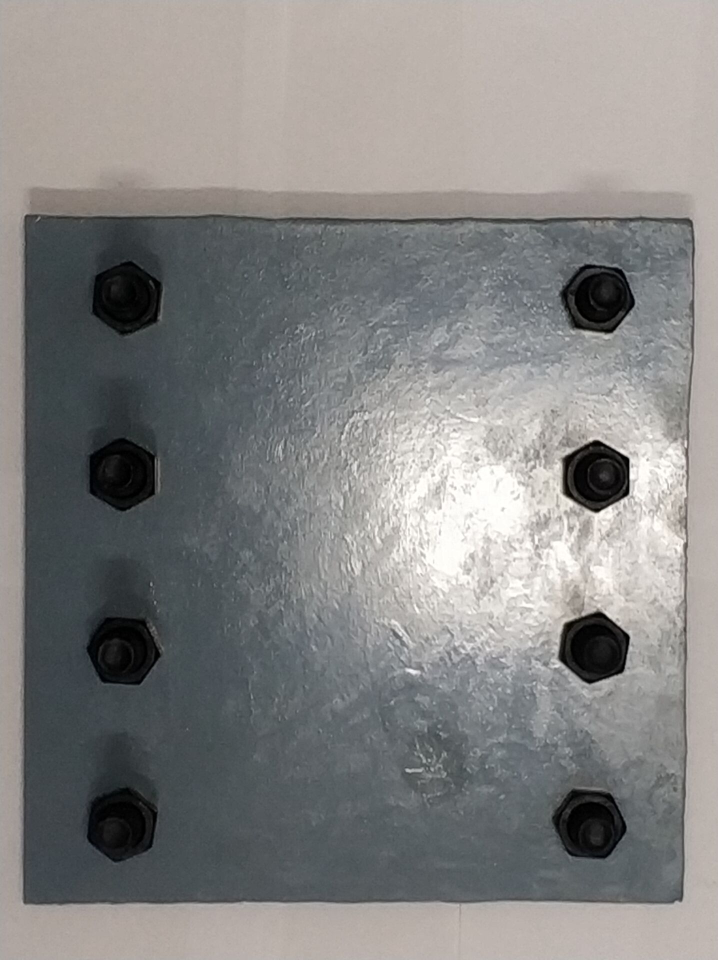
%> input picture code-eig/pic1/1.jpg, 1436 x 1920 px (shown at 1/2 size); its folder holds 2 pictures in this run
$ octave main_modified6.m   (GNU Octave 9; MATLAB toolbox functions it lacks are replaced by stand-ins)
%> lines starting %> are read from the running program, lines starting %| are printed output that depends on the picture; in (x1, y1, x2, y2) boxes, pixels count from 0 and x2, y2 are one past the last pixel; in counts of white or black regions, pixels touching at a corner belong together; the program's own positions count from 1
### code-eig/fun_2.m
function f=fun_2(x,varargin)
%% 图像进行去高光，降噪，锐化
%% x为输入的灰度图，varargin：不输入默认只去高光
f= 2.6136.*(x.^4)-4.034.*(x.^3)+1.1065.*(x.^2)+1.10105.*x -0.0053706;
%f = imadjust(f,[0,0.25],[0,1],0.6); %magnify the contrast
if nargin ==1
    f = f;
elseif nargin ==2
    if varargin{1} ==1  %采用线性平均滤波1
        h = ones(3,3)/5;
        h(1,1)=0; h(1,3)=0; h(3,1)=0; h(1,3)=0;
        f = conv2(f,h);
    end
    if varargin{1} ==2  %采用线性平均滤波2
        h = ones(3,3)/9;
        f = conv2(f,h);
    end
    if varargin{1} ==3  %采用中值滤波
        f = medfilt2(f);
    end
    if varargin{1} ==4  %采用wiener滤波
        f = wiener2(f,[10,10]);
    end
    if varargin{1} ==5  %采用拉普拉斯锐化
        h = [0,1,0;1,-4,1;0,1,0];
        f_lap = conv2(f,h,'same');
        f = f-f_lap;
    end
end

### code-eig/GetBwImg.m
function bw=GetBwImg(img,thr,id,selen)
%% 获取二值图像
if id==1
    img_bw=im2bw(img,thr);  %thr越小黑色元素越少
    img_bw=~img_bw;  %获得反相图片
    se=strel('octagon',selen);  %用于膨胀腐蚀操作，卷积核的形状和大小
    %膨胀是去除高亮度元素（如白色），增加低亮度元素（如黑色）
    %膨胀是去除低亮度元素（如黑色），增加高亮度元素（如白色）
    %腐蚀膨胀运算主要用于去除噪点，但会损失图片清晰度
    %SE = strel('octagon',r) creates a octagonal structuring element,
    %where r specifies the distance from the structuring element origin to
    %the sides of the octagon, as measured along the horizontal and vertical axes.
    %r must be a nonnegative multiple of 3.
    img_bw=imclose(img_bw,se);  %进行闭运算（先膨胀后腐蚀）一般经常进行开闭运算
    bw=imfill(img_bw,'holes');  %填充二值图像中的空洞区域
else
    img_bw=im2bw(img,thr);      %少了图像反相的过程
    se=strel('octagon',selen);
    img_bw=imclose(img_bw,se);
    bw=imfill(img_bw,'holes');
end

### code-eig/boundaries.m
function B = boundaries(BW, conn, dir)
%BOUNDARIES Trace object boundaries.
%   B = BOUNDARIES(BW) traces the exterior boundaries of objects in
%   the binary image BW.  B is a P-by-1 cell array, where P is the
%   number of objects in the image. Each cell contains a Q-by-2
%   matrix, each row of which contains the row and column coordinates
%   of a boundary pixel.  Q is the number of boundary pixels for the
%   corresponding object.  Object boundaries are traced in the
%   clockwise direction.
%
%   B = BOUNDARIES(BW, CONN) specifies the connectivity to use when
%   tracing boundaries.  CONN may be either 8 or 4.  The default
%   value for CONN is 8.
%
%   B = BOUNDARIES(BW, CONN, DIR) specifies the direction used for
%   tracing boundaries.  DIR should be either 'cw' (trace boundaries
%   clockwise) or 'ccw' (trace boundaries counterclockwise).  If DIR
%   is omitted BOUNDARIES traces in the clockwise direction.

%   Copyright 2002-2004 R. C. Gonzalez, R. E. Woods, & S. L. Eddins
%   Digital Image Processing Using MATLAB, Prentice-Hall, 2004
%   $Revision: 1.6 $  $Date: 2003/11/21 14:22:07 $

if nargin < 3
   dir = 'cw';
end

if nargin < 2
   conn = 8;
end

L = bwlabel(BW, conn);

% The number of objects is the maximum value of L.  Initialize the
% cell array B so that each cell initially contains a 0-by-2 matrix.
numObjects = max(L(:));
if numObjects > 0
   B = {zeros(0, 2)};
   B = repmat(B, numObjects, 1);
else
   B = {};
end

% Pad label matrix with zeros.  This lets us write the
% boundary-following loop without worrying about going off the edge
% of the image.
Lp = padarray(L, [1 1], 0, 'both');

% Compute the linear indexing offsets to take us from a pixel to its
% neighbors.
M = size(Lp, 1);
if conn == 8
   % Order is N NE E SE S SW W NW.
   offsets = [-1, M - 1, M, M + 1, 1, -M + 1, -M, -M-1];
else
   % Order is N E S W.
   offsets = [-1, M, 1, -M];
end

% next_search_direction_lut is a lookup table.  Given the direction
% from pixel k to pixel k+1, what is the direction to start with when
% examining the neighborhood of pixel k+1?
if conn == 8
   next_search_direction_lut = [8 8 2 2 4 4 6 6];
else
   next_search_direction_lut = [4 1 2 3];
end

% next_direction_lut is a lookup table.  Given that we just looked at
% neighbor in a given direction, which neighbor do we look at next?
if conn == 8
   next_direction_lut = [2 3 4 5 6 7 8 1];
else
   next_direction_lut = [2 3 4 1];
end

% Values used for marking the starting and boundary pixels.
START    = -1;
BOUNDARY = -2;

% Initialize scratch space in which to record the boundary pixels as
% well as follow the boundary.
scratch = zeros(100, 1);

% Find candidate starting locations for boundaries.
[rr, cc] = find((Lp(2:end-1, :) > 0) & (Lp(1:end-2, :) == 0));   %即某一行有像素而上一行还全空的元素坐标
rr = rr + 1;

for k = 1:length(rr)
   r = rr(k);
   c = cc(k);
   if (Lp(r,c) > 0) & (Lp(r - 1, c) == 0) & isempty(B{Lp(r, c)})
      % We've found the start of the next boundary.  Compute its
      % linear offset, record which boundary it is, mark it, and
      % initialize the counter for the number of boundary pixels.
      idx = (c-1)*size(Lp, 1) + r;
      which = Lp(idx);

      scratch(1) = idx;
      Lp(idx) = START;
      numPixels = 1;
      currentPixel = idx;
      initial_departure_direction = [];

      done = 0;
      next_search_direction = 2;
      while ~done
         % Find the next boundary pixel.
         direction = next_search_direction;
         found_next_pixel = 0;
         for k = 1:length(offsets)
            neighbor = currentPixel + offsets(direction);
            if Lp(neighbor) ~= 0
               % Found the next boundary pixel.

               if (Lp(currentPixel) == START) & ...
                      isempty(initial_departure_direction)
                  % We are making the initial departure from
                  % the starting pixel.
                  initial_departure_direction = direction;

               elseif (Lp(currentPixel) == START) & ...
                      (initial_departure_direction == direction)
                  % We are about to retrace our path.
                  % That means we're done.
                  done = 1;
                  found_next_pixel = 1;
                  break;
               end

               % Take the next step along the boundary.
               next_search_direction = ...
                   next_search_direction_lut(direction);
               found_next_pixel = 1;
               numPixels = numPixels + 1;
               if numPixels > size(scratch, 1)
                  % Double the scratch space.
                  scratch(2*size(scratch, 1)) = 0;
               end
               scratch(numPixels) = neighbor;

               if Lp(neighbor) ~= START
                  Lp(neighbor) = BOUNDARY;
               end

               currentPixel = neighbor;
               break;
            end

            direction = next_direction_lut(direction);
         end

         if ~found_next_pixel
            % If there is no next neighbor, the object must just
            % have a single pixel.
            numPixels = 2;
            scratch(2) = scratch(1);
            done = 1;
         end
      end

      % Convert linear indices to row-column coordinates and save
      % in the output cell array.
      [row, col] = ind2sub(size(Lp), scratch(1:numPixels));
      B{which} = [row - 1, col - 1];
   end
end

if strcmp(dir, 'ccw')
   for k = 1:length(B)
      B{k} = B{k}(end:-1:1, :);
   end
end

### code-eig/edgsubtract.m
function bimg=edgsubtract(g,m,n)
%% 显示边界提取效果
%% g：提取的边界轮廓坐标，m，n：二值图像尺寸
bim = cell(1,length(g));
for i = 1:length(g)
    xmin=min(g{i}(:,1));
    ymin=min(g{i}(:,2));
    %生成一幅二值图像,大小为m n，xmin,ymin是B4中最小的x和y轴坐标
    bim{1,i}=bound2im(g{i},m,n,xmin,ymin);    %将g(坐标信息)转换为二值图面，各个连通域的二值图像
end

bimg = zeros(m,n);      %bim{i}为第i个螺栓边界，下面求和以后可以在同一张图上显示所有螺栓
for k = 1:length(bim)
    for i = 1:m
        for j = 1:n
            bimg(i,j) = or(bimg(i,j),bim{k}(i,j));
        end
    end
end

### code-eig/bound2im.m
function B = bound2im(b, M, N, x0, y0)
%BOUND2IM Converts a boundary to an image.
%   B = BOUND2IM(b) converts b, an np-by-2 or 2-by-np array
%   representing the integer coordinates of a boundary, into a binary
%   image with 1s in the locations defined by the coordinates in b
%   and 0s elsewhere.
%
%   B = BOUND2IM(b, M, N) places the boundary approximately centered
%   in an M-by-N image. If any part of the boundary is outside the
%   M-by-N rectangle, an error is issued.
%
%   B = BOUND2IM(b, M, N, X0, Y0) places the boundary in an image of
%   size M-by-N, with the topmost boundary point located at X0 and
%   the leftmost point located at Y0. If the shifted boundary is
%   outside the M-by-N rectangle, an error is issued. XO and X0 must
%   be positive integers.

%   Copyright 2002-2004 R. C. Gonzalez, R. E. Woods, & S. L. Eddins
%   Digital Image Processing Using MATLAB, Prentice-Hall, 2004
%   $Revision: 1.6 $  $Date: 2003/06/14 16:21:28 $

[np, nc] = size(b);
if np < nc
   b = b'; % To convert to size np-by-2.
   [np, nc] = size(b);
end

% Make sure the coordinates are integers.
x = round(b(:, 1));
y = round(b(:, 2));

% Set up the default size parameters.
x = x - min(x) + 1;
y = y - min(y) + 1;
B = false(max(x), max(y));
C = max(x) - min(x) + 1;
D = max(y) - min(y) + 1;

if nargin == 1
   % Use the preceding default values.
elseif nargin == 3
   if C > M | D > N
      error('The boundary is outside the M-by-N region.')
   end
   % The image size will be M-by-N. Set up the parameters for this.
   B = false(M, N);
   % Distribute extra rows approx. even between top and bottom.
   NR = round((M - C)/2);
   NC = round((N - D)/2); % The same for columns.
   x = x + NR; % Offset the boundary to new position.
   y = y + NC;
elseif nargin == 5
   if x0 < 0 | y0 < 0
      error('x0 and y0 must be positive integers.')
   end
   x = x + round(x0) - 1;
   y = y + round(y0) - 1;
   C = C + x0 - 1;
   D = D + y0 - 1;
   if C > M | D > N
      error('The shifted boundary is outside the M-by-N region.')
   end
   B = false(M, N);
else
   error('Incorrect number of inputs.')
end

B(sub2ind(size(B), x, y)) = true;

### code-eig/main_modified6.m
%%-------------------------------------------------------------------------------%%
%%相对于main函数对极坐标数据进行了高斯滤波，提升精度%%
%%利用角点进行线段分割，取协方差进行特征值分解，求得每条边方向
%%相比上一版本增加了点位筛选
%%重新从每一段直线的质心绘制直线，初步了解到误差椭圆这个概念
%%相比版本4提取出了每个螺栓的转角，利用去除一个最大值，去除一个最小值，然后平均后剔除大于3sigma的值
%%相比版本5进行了整合，代码重构，实现一个最终对比效果
%%修改时间：2020.6.19下午
%%-------------------------------------------------------------------------------%%
clear;close all;clc;
%dbstop if error
%% 读取图片
srcDir='.\pic1'; %选择保存图片的文件夹名称
files=dir(fullfile(srcDir,'\*.jpg'));  %列出该文件夹下所有.jpg格式的文件
img1_o=im2double(rgb2gray(imread(fullfile(srcDir,'\',files(1).name))));
scale=1;  %用的原大小，且不裁剪图片
img1=imresize(fun_2(img1_o),scale);
img2_o=im2double(rgb2gray(imread(fullfile(srcDir,'\',files(2).name))));
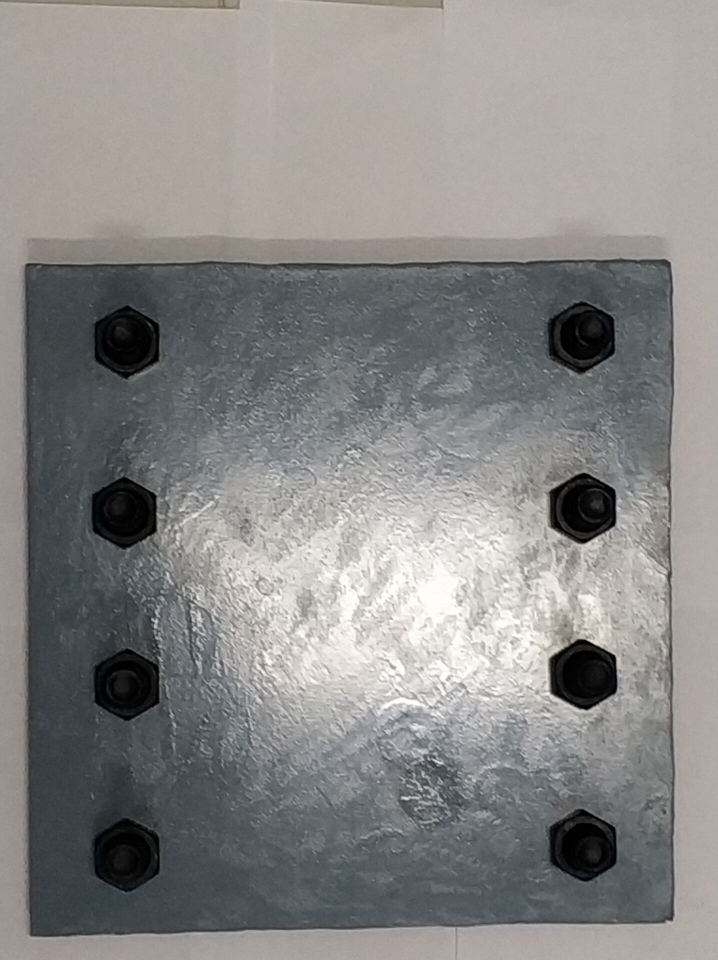
%> input picture code-eig/pic1/2.jpg, 1436 x 1920 px (shown at 1/2 size)
img2=imresize(fun_2(img2_o),scale);
figure,subplot(221);imshow(img1_o);title('原始图片1');
subplot(222);imshow(img1);title('图片1去高光')
subplot(223);imshow(img2_o);title('原始图片2');
subplot(224);imshow(img2);title('图片2去高光');
%% 图片预处理，二值化+腐蚀膨胀
img1_bw=GetBwImg(img1,0.11,1,39);
%> in GetBwImg, `img_bw=im2bw(img,thr);`:
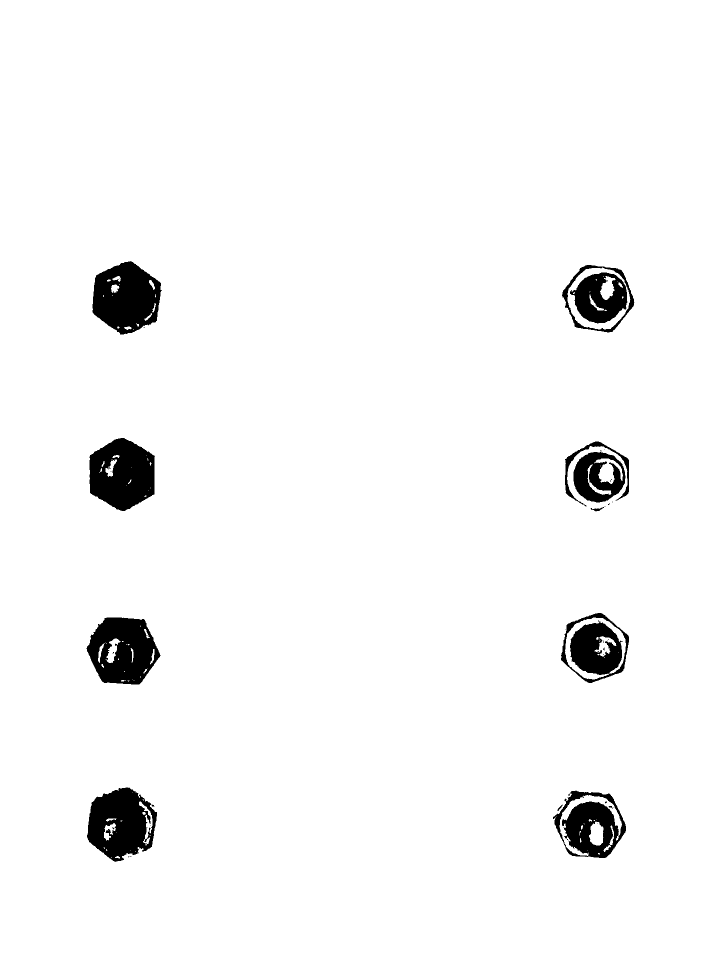
%> img_bw: size 1920x1436 logical (shown at 1/2 size); 96.6% white; 37 black regions (24 under 20 px), largest, box (x1, y1, x2, y2) and area: (185, 522, 324, 669) 14329, (179, 876, 310, 1022) 14271, (174, 1575, 314, 1724) 13910
img2_bw=GetBwImg(img2,0.11,1,39);
figure,subplot(121);imshow(img1_bw);
subplot(122);imshow(img2_bw);
%% 提取各个连通域边界的轮廓矢量(近似于链码)
g_1 = boundaries(img1_bw,8);  %返回的g是各个连通域的边界像素坐标,输入的是预处理好的二值图像
%> in boundaries, `L = bwlabel(BW, conn);`:
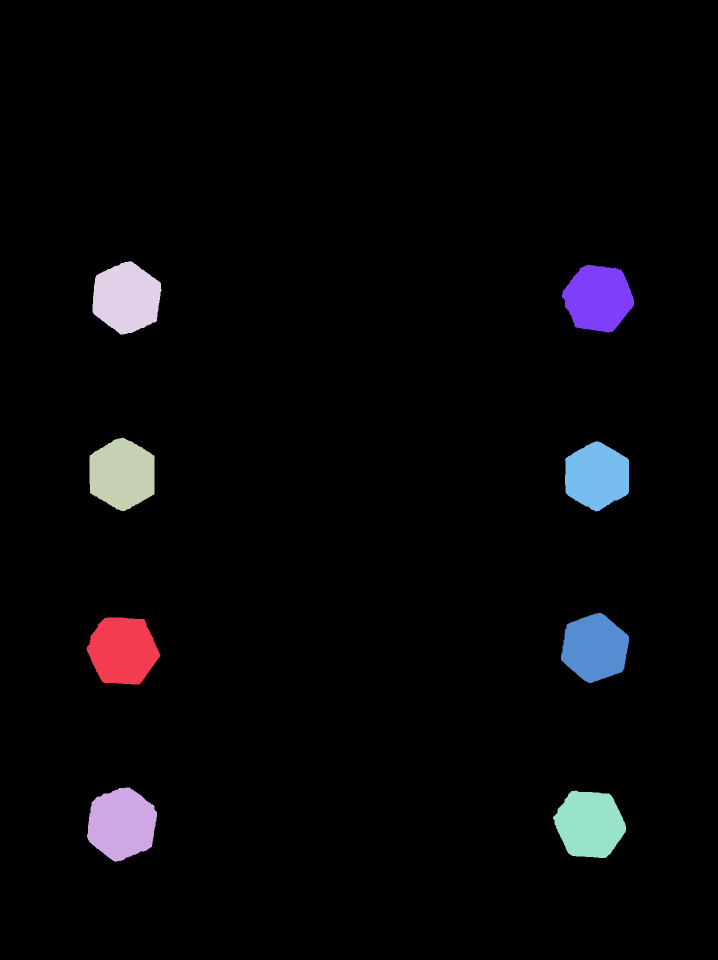
%> L: size 1920x1436 double (shown at 1/2 size); 9 distinct labels, from 0 to 8; one colour per label, 0 black
%> in boundaries, `numObjects = max(L(:));`: numObjects = 8
%> in boundaries, `B = repmat(B, numObjects, 1);`: B = {[], [], [], [], [], [], [], []}
%> in boundaries, `[rr, cc] = find((Lp(2:end-1, :) > 0) & (Lp(1:end-2, :) == 0));`: rr = 1114 values from 523 to 1671; cc = 1114 values from 175 to 1270
%> in boundaries, `rr = rr + 1;`: rr = 1114 values, max 1672 at index 3, min 524 at index 330, mean 1077.5
%> the loop in boundaries, `for k = 1:length(rr)` made 1114 passes
%> (r, c, idx) on passes 1, 3, 12, 30: (1298, 175, 335726), (1672, 176, 338022), (915, 181, 346875), (610, 187, 358102)
%> after the loop in boundaries, `for k = 1:length(rr)`:
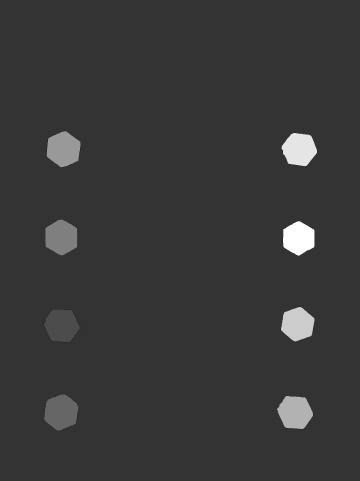
%> Lp: size 1922x1438 double (shown at 1/4 size); min -2, max 8, mean 0.18; drawn with min black and max white
%> after the loop in boundaries, `for k = 1:length(rr)`: B = 8 items; col = 387 values, max 1259 at index 129, min 1132 at index 1, mean 1195.4; currentPixel = 2174702; direction = 2; done = 1; idx = 2174702; initial_departure_direction = 2; neighbor = 2176623; next_search_direction = 8; numPixels = 387; row = 387 values, max 1024 at index 258, min 885 at index 61, mean 953.5; scratch = 800 values, max 2418861 at index 192, min 0 at index 413, mean 1157981.1; which = 8
%> g_1 = 8 items
g_2 = boundaries(img2_bw,8);
%> call 2 of boundaries, with conn = 8
%> in boundaries (call 2), `L = bwlabel(BW, conn);`:
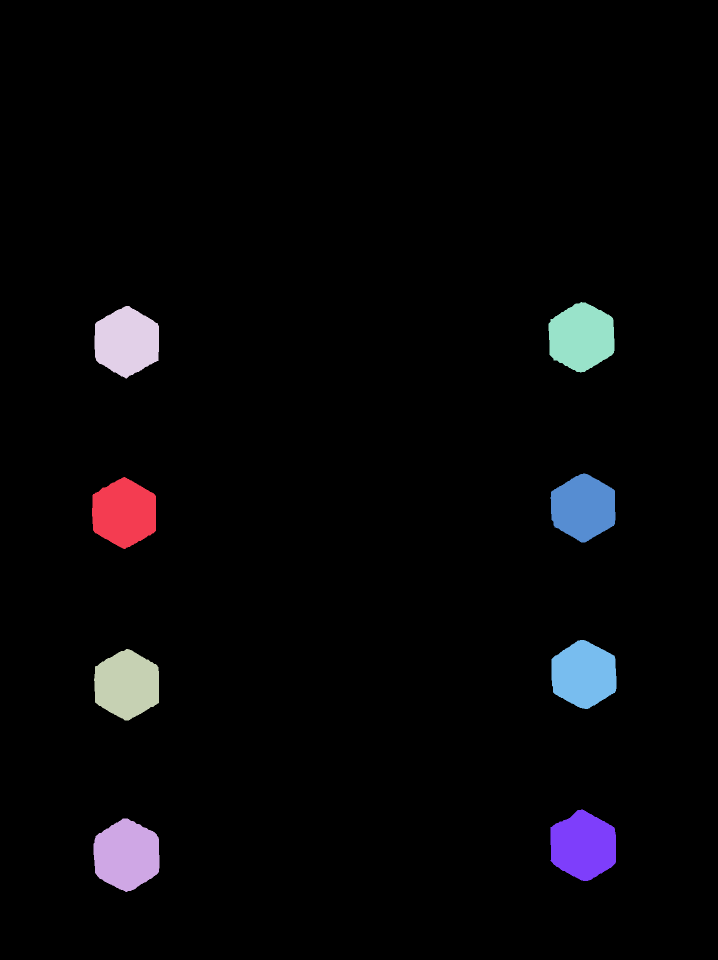
%> L: size 1920x1436 double (shown at 1/2 size); 9 distinct labels, from 0 to 8; one colour per label, 0 black
%> in boundaries (call 2), `B = repmat(B, numObjects, 1);`: B = {[], [], [], [], [], [], [], []}
%> in boundaries (call 2), `[rr, cc] = find((Lp(2:end-1, :) > 0) & (Lp(1:end-2, :) == 0));`: rr = 1043 values from 605 to 1721; cc = 1043 values from 186 to 1234
%> in boundaries (call 2), `rr = rr + 1;`: rr = 1043 values, max 1722 at index 527, min 606 at index 767, mean 1139.9
%> the loop in boundaries (call 2), `for k = 1:length(rr)` made 1043 passes
%> (r, c, idx) on passes 1, 5, 7, 9: (1018, 186, 356588), (1689, 189, 363025), (1359, 190, 364617), (673, 191, 365853)
%> after the loop in boundaries (call 2), `for k = 1:length(rr)`:
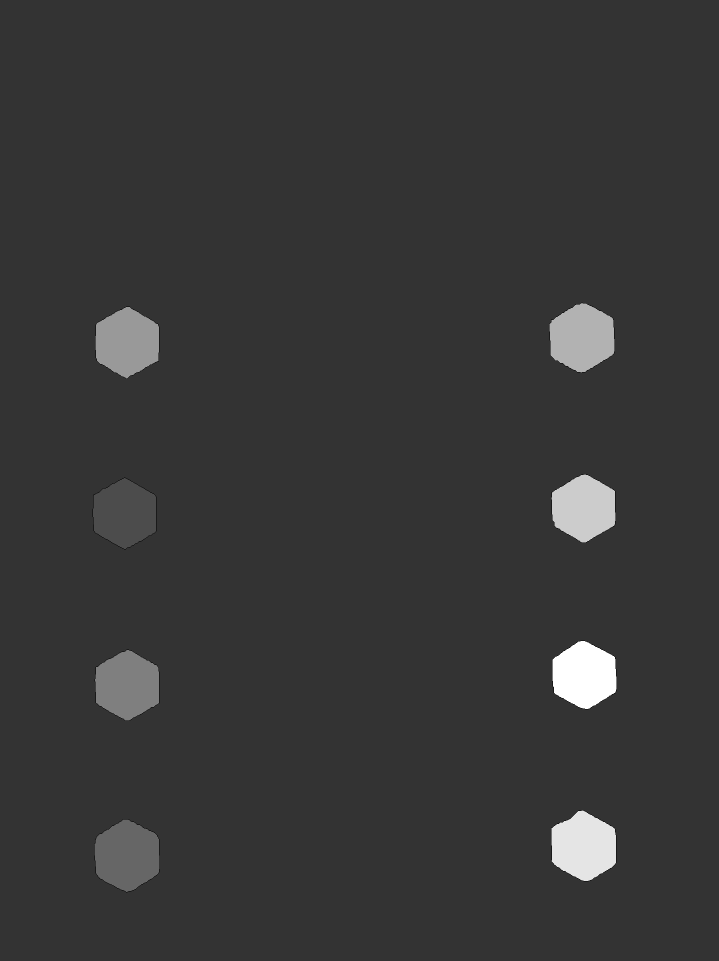
%> Lp: size 1922x1438 double (shown at 1/2 size); min -2, max 8, mean 0.175; drawn with min black and max white
%> after the loop in boundaries (call 2), `for k = 1:length(rr)`: B = 8 items; col = 389 values, max 1234 at index 167, min 1105 at index 1, mean 1169.9; currentPixel = 2123208; done = 1; idx = 2123208; neighbor = 2125129; next_search_direction = 8; numPixels = 389; row = 389 values, max 1419 at index 254, min 1282 at index 58, mean 1350.7; scratch = 800 values, max 2371205 at index 192, min 0 at index 402, mean 1116098.9; which = 8
%> g_2 = 8 items
%% 提取连通域中心坐标，并显示边界提取效果
[m1,n1] = size(img1_bw);   %提取两张图片尺寸
[m2,n2] = size(img2_bw);
bimg1 = edgsubtract(g_1,m1,n1);  %edgsubtract用于将boundaries的效果转换为图像，仅为显示用
%> in edgsubtract, `bim = cell(1,length(g));`: bim = {[], [], [], [], [], [], [], []}
%> the loop in edgsubtract, `for i = 1:length(g)` made 8 passes
%> (xmin, ymin, C in bound2im, D in bound2im) on passes 1 to 8: (1236, 174, 1369, 321), (1576, 175, 1724, 314), (877, 180, 1022, 310), (523, 186, 669, 324), (1582, 1107, 1716, 1252), (1227, 1123, 1366, 1258), (531, 1125, 665, 1269), (884, 1131, 1023, 1258)
%> after the loop in edgsubtract, `for i = 1:length(g)`: bim = 8 items
%> (the run ends here)
